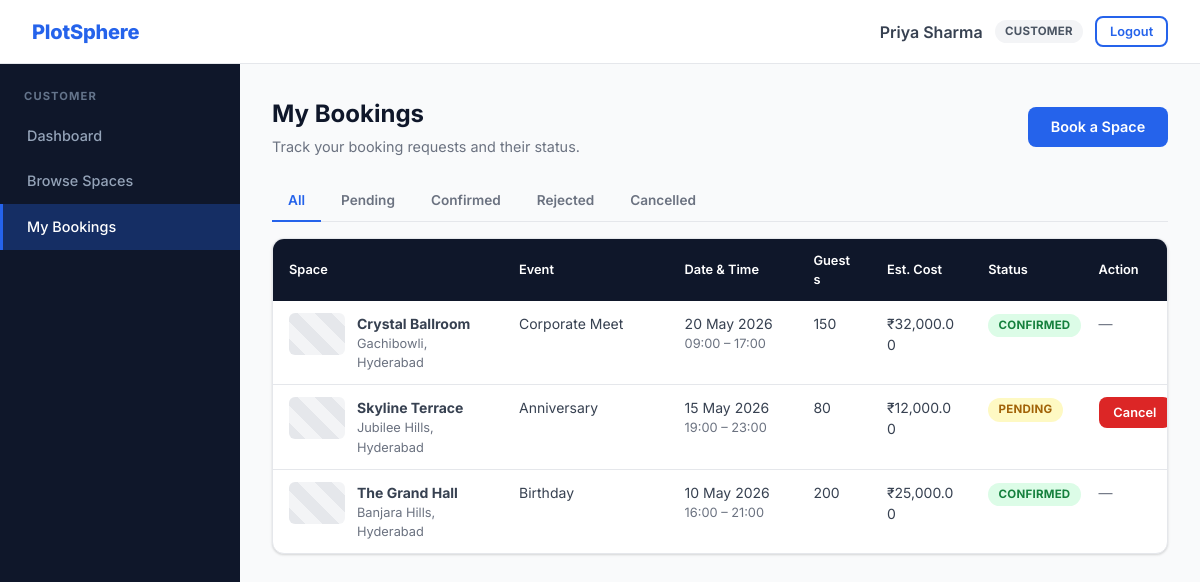
The app's page /user/my_bookings.php (signed in) with its own data.
### tables this page shows
CREATE TABLE users (
  id INT AUTO_INCREMENT PRIMARY KEY,
  username VARCHAR(50) UNIQUE NOT NULL,
  password VARCHAR(255) NOT NULL,
  role ENUM('admin', 'owner', 'user') NOT NULL DEFAULT 'user',
  full_name VARCHAR(100),
  email VARCHAR(100),
  status ENUM('active','inactive') NOT NULL DEFAULT 'active',
  created_at DATETIME DEFAULT CURRENT_TIMESTAMP
);

CREATE TABLE bookings (
  id INT AUTO_INCREMENT PRIMARY KEY,
  user_id INT NOT NULL,
  space_id INT NOT NULL,
  event_type VARCHAR(100),
  booking_date DATE NOT NULL,
  start_time TIME NOT NULL,
  end_time TIME NOT NULL,
  guests INT,
  notes TEXT NULL,
  theme VARCHAR(100),
  addons VARCHAR(255),
  budget ENUM('basic','prime','luxury') DEFAULT 'basic',
  total_amount DECIMAL(10,2),
  status ENUM('pending','confirmed','rejected','cancelled') NOT NULL DEFAULT 'pending',
  created_at DATETIME DEFAULT CURRENT_TIMESTAMP,
  FOREIGN KEY (user_id) REFERENCES users(id),
  FOREIGN KEY (space_id) REFERENCES spaces(id)
);

CREATE TABLE spaces (
  id INT AUTO_INCREMENT PRIMARY KEY,
  owner_id INT NOT NULL,
  name VARCHAR(100) NOT NULL,
  location VARCHAR(150) NOT NULL,
  capacity INT NOT NULL,
  price_per_hour DECIMAL(10,2) NOT NULL,
  description TEXT,
  themes VARCHAR(255),
  amenities VARCHAR(255),
  photo VARCHAR(255) NULL DEFAULT NULL,
  status ENUM('active','inactive') DEFAULT 'active',
  created_at DATETIME DEFAULT CURRENT_TIMESTAMP,
  FOREIGN KEY (owner_id) REFERENCES users(id)
);

### db/connect.php (called while the page is built, shortened)
<?php
$user = 'root';

### auth/check.php (called while the page is built)
<?php
require_once __DIR__ . '/../includes/bootstrap.php';
require_login();

### user/my_bookings.php (the view, shortened to what this page needs)
<?php
require_once __DIR__ . '/../auth/check.php';
$user = require_role('user');
$userId = (int)$user['id'];
$status = in_array($_GET['status'] ?? '', BOOKING_STATUSES, true) ? $_GET['status'] : '';
$sql = 'SELECT b.*, s.name AS space_name, s.location, s.photo FROM bookings b JOIN spaces s ON s.id = b.space_id WHERE b.user_id = ?';
$params = [$userId];
$bookings = db_all($sql . ' ORDER BY b.booking_date DESC, b.start_time DESC', $params);
require __DIR__ . '/../includes/header.php';
?>
<div class="page-header page-header-row">
  <div>
    <h1>My Bookings</h1>
    <p>Track your booking requests and their status.</p>
  </div>
  <a class="btn btn-primary" href="<?php echo e(url('user/browse.php')); ?>">Book a Space</a>
</div>
<div class="tabs">
  <a class="tab<?php echo $status === '' ? ' active' : ''; ?>" href="<?php echo e(url('user/my_bookings.php')); ?>">All</a>
  <?php foreach (BOOKING_STATUSES as $st): ?>
    <a class="tab<?php echo $status === $st ? ' active' : ''; ?>" href="<?php echo e(url('user/my_bookings.php?status=' . $st)); ?>"><?php echo e(ucfirst($st)); ?></a>
  <?php endforeach; ?>
</div>
<?php if ($bookings): ?>
<div class="card table-card">
  <div class="table-wrap">
    <table class="data-table">
      <colgroup>
        <col class="col-space"><col class="col-event"><col class="col-date"><col class="col-num">
        <col class="col-money"><col class="col-status"><col class="col-action">
      </colgroup>
      <thead><tr><th>Space</th><th>Event</th><th>Date &amp; Time</th><th>Guests</th><th>Est. Cost</th><th>Status</th><th>Action</th></tr></thead>
      <tbody>
      <?php foreach ($bookings as $b): ?>
        <tr>
          <td data-label="Space">
            <div class="cell-media">
              <?php echo photo_html($b['photo'], $b['space_name'], 'thumb'); ?>
              <div><strong><?php echo e($b['space_name']); ?></strong><div class="muted small"><?php echo e($b['location']); ?></div></div>
            </div>
          </td>
          <td data-label="Event">
            <?php echo e($b['event_type'] ?: '—'); ?>
          </td>
          <td data-label="Date &amp; Time"><?php echo e(date('d M Y', strtotime($b['booking_date']))); ?><div class="muted small"><?php echo e(substr($b['start_time'], 0, 5) . ' – ' . substr($b['end_time'], 0, 5)); ?></div></td>
          <td data-label="Guests"><?php echo (int)$b['guests']; ?></td>
          <td data-label="Est. Cost"><?php echo money($b['total_amount']); ?></td>
          <td data-label="Status"><?php echo status_badge($b['status']); ?></td>
          <td data-label="Action">
            <?php if ($b['status'] === 'pending'): ?>
              <form method="post" class="inline-form" data-confirm="Cancel this booking request?">
                <button class="btn btn-danger btn-sm" type="submit">Cancel</button>
              </form>
            <?php else: ?>
              <span class="muted">—</span>
            <?php endif; ?>
          </td>
        </tr>
      <?php endforeach; ?>
      </tbody>
    </table>
  </div>
</div>
<?php else: ?>
  <div class="empty-state">No bookings<?php echo $status ? ' with status "' . e($status) . '"' : ''; ?> yet. <a href="<?php echo e(url('user/browse.php')); ?>">Browse spaces</a> to make your first request.</div>
<?php endif; ?>
<?php require __DIR__ . '/../includes/footer.php'; ?>

### includes/header.php (shortened to what this page needs)
<?php
$user = current_user();
$current = substr(str_replace('\\', '/', (string)($_SERVER['SCRIPT_NAME'] ?? '')), strlen(base_url()) + 1);
$menus = [
    'user' => ['Customer' => [
        'user/home.php' => 'Dashboard',
        'user/browse.php' => 'Browse Spaces',
        'user/my_bookings.php' => 'My Bookings',
    ]],
    'owner' => ['Space Owner' => [
        'owner/home.php' => 'Dashboard',
        'owner/my_spaces.php' => 'My Spaces',
        'owner/add_space.php' => 'Add Space',
        'owner/bookings.php' => 'Booking Requests',
    ]],
    'admin' => ['Administrator' => [
        'admin/home.php' => 'Dashboard',
        'admin/users.php' => 'Users',
        'admin/spaces.php' => 'Spaces',
        'admin/bookings.php' => 'Bookings',
    ]],
];
$aliases = ['user/space.php' => 'user/browse.php', 'user/book.php' => 'user/browse.php', 'owner/edit_space.php' => 'owner/my_spaces.php'];
$activeLink = $aliases[$current] ?? $current;
?>
<!DOCTYPE html>
<html lang="en">
<head>
  <link rel="stylesheet" href="<?php echo e(url('css/styles.css')); ?>">
</head>
<body>
<?php if ($user): ?>
  <header class="topbar">
    <a class="navbar-brand" href="<?php echo e(url(home_for_role($user['role']))); ?>">PlotSphere</a>
    <div class="topbar-user">
      <span class="user"><?php echo e($user['full_name'] ?: $user['username']); ?></span>
      <?php echo status_badge($user['role']); ?>
      <form method="post" action="<?php echo e(url('logout.php')); ?>" class="inline-form">
        <button class="btn btn-outline btn-sm" type="submit">Logout</button>
      </form>
    </div>
  </header>
  <div class="dashboard-layout">
    <nav class="sidebar" aria-label="Main navigation">
      <?php foreach ($menus[$user['role']] ?? [] as $section => $links): ?>
        <div class="sidebar-section"><?php echo e($section); ?></div>
        <?php foreach ($links as $href => $label): ?>
          <a class="sidebar-link<?php echo $activeLink === $href ? ' active' : ''; ?>" href="<?php echo e(url($href)); ?>"><?php echo e($label); ?></a>
        <?php endforeach; ?>
      <?php endforeach; ?>
    </nav>
    <main class="main-content">
<?php endif; ?>

### includes/bootstrap.php (shortened to what this page needs)
<?php
require_once __DIR__ . '/../db/connect.php';
function e($value): string
{
    return htmlspecialchars((string)$value, ENT_QUOTES, 'UTF-8');
}
function base_url(): string
{
    static $base = null;
    if ($base !== null) {
        return $base;
    }
    $root = realpath((string)($_SERVER['DOCUMENT_ROOT'] ?? '')) ?: '';
    $app = realpath(__DIR__ . '/..') ?: '';
    if ($root !== '' && stripos($app, $root) === 0) {
        $base = str_replace('\\', '/', substr($app, strlen($root)));
    } else {
        $base = '/metromingle';
    }
    $base = '/' . trim($base, '/');
    if ($base === '/') {
        $base = '';
    }
    return $base;
}
function url(string $path = ''): string
{
    return base_url() . '/' . ltrim($path, '/');
}
function money($amount): string
{
    return '₹' . number_format((float)$amount, 2);
}
function status_badge(string $status): string
{
    $map = [
        'active' => 'success', 'confirmed' => 'success',
        'pending' => 'warning',
        'inactive' => 'gray', 'cancelled' => 'gray',
        'rejected' => 'danger',
        'admin' => 'danger', 'owner' => 'blue', 'user' => 'gray',
    ];
    $label = $status === 'user' ? 'customer' : $status;
    return '<span class="badge badge-' . ($map[$status] ?? 'gray') . '">' . e($label) . '</span>';
}
function db_run(string $sql, array $params = []): mysqli_stmt
{
    global $conn;
    $stmt = $conn->prepare($sql);
    if ($params) {
        $types = '';
        foreach ($params as $p) {
            $types .= is_int($p) ? 'i' : (is_float($p) ? 'd' : 's');
        }
        $values = array_values($params);
        $stmt->bind_param($types, ...$values);
    }
    $stmt->execute();
    return $stmt;
}
function db_all(string $sql, array $params = []): array
{
    $result = db_run($sql, $params)->get_result();
    return $result ? $result->fetch_all(MYSQLI_ASSOC) : [];
}
function db_one(string $sql, array $params = []): ?array
{
    return db_all($sql, $params)[0] ?? null;
}
function home_for_role(string $role): string
{
    return ['admin' => 'admin/home.php', 'owner' => 'owner/home.php'][$role] ?? 'user/home.php';
}
function current_user(): ?array
{
    static $user = false;
    if ($user !== false) {
        return $user;
    }
    $user = null;
    if (!empty($_SESSION['user_id'])) {
        $row = db_one('SELECT id, username, role, full_name, email, status FROM users WHERE id = ?', [(int)$_SESSION['user_id']]);
        if ($row && $row['status'] === 'active') {
            $user = $row;
        } else {
            $_SESSION = [];
            session_regenerate_id(true);
        }
    }
    return $user;
}
function require_login(): array
{
    $user = current_user();
    return $user;
}
function require_role(string ...$roles): array
{
    $user = require_login();
    return $user;
}
function is_safe_photo_path(?string $path): bool
{
    return is_string($path) && preg_match('#^uploads/spaces/[a-f0-9]{32}\.(jpg|png|webp)$#', $path) === 1;
}
function photo_html(?string $path, string $alt, string $class = 'space-photo'): string
{
    return '<div class="' . e($class) . ' photo-placeholder" role="img" aria-label="No photo available"><span>No photo yet</span></div>';
}

### records on screen
users: full_name "Priya Sharma", role "CUSTOMER"
bookings: space.name "Crystal Ballroom", space.location "Gachibowli, Hyderabad", event_type "Corporate Meet", booking_date "20 May 2026", start_time+end_time "09:00 – 17:00", guests "150", total_amount "₹32,000.00", status "CONFIRMED"
bookings: space.name "Skyline Terrace", space.location "Jubilee Hills, Hyderabad", event_type "Anniversary", booking_date "15 May 2026", start_time+end_time "19:00 – 23:00", guests "80", total_amount "₹12,000.00", status "PENDING"
bookings: space.name "The Grand Hall", space.location "Banjara Hills, Hyderabad", event_type "Birthday", booking_date "10 May 2026", start_time+end_time "16:00 – 21:00", guests "200", total_amount "₹25,000.00", status "CONFIRMED"

### other values on screen
$section "CUSTOMER"
$label "Dashboard"
$label "Browse Spaces"
$label "My Bookings"
$st "Pending"
$st "Confirmed"
$st "Rejected"
$st "Cancelled"
